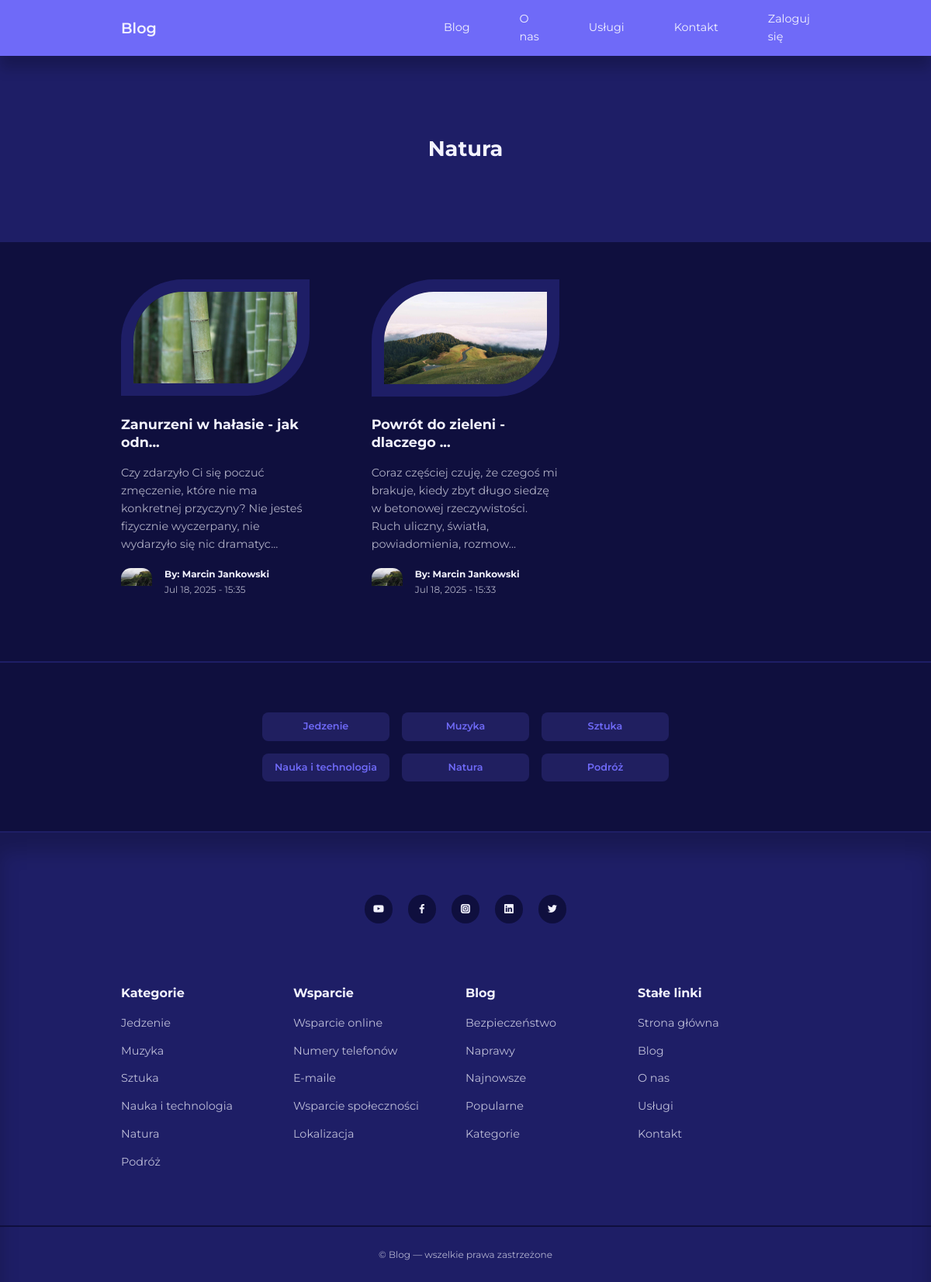
Page /category-posts.php?id=6 on the committed database.
### tables this page shows
CREATE TABLE `categories` (
  `id` int(11) UNSIGNED NOT NULL,
  `title` varchar(50) NOT NULL,
  `description` varchar(255) NOT NULL
);

CREATE TABLE `posts` (
  `id` int(11) UNSIGNED NOT NULL,
  `title` varchar(255) NOT NULL,
  `body` text NOT NULL,
  `thumbnail` varchar(255) NOT NULL,
  `date_time` timestamp NOT NULL DEFAULT current_timestamp(),
  `category_id` int(11) UNSIGNED DEFAULT NULL,
  `author_id` int(11) UNSIGNED NOT NULL,
  `is_featured` tinyint(1) NOT NULL
);

CREATE TABLE `users` (
  `id` int(11) UNSIGNED NOT NULL,
  `firstname` varchar(50) NOT NULL,
  `lastname` varchar(50) NOT NULL,
  `username` varchar(50) NOT NULL,
  `email` varchar(100) NOT NULL,
  `password` varchar(255) NOT NULL,
  `avatar` varchar(255) NOT NULL,
  `is_admin` tinyint(1) NOT NULL
);

### category-posts.php (the view)
<?php
include 'partials/header.php';
if(isset($_GET['id'])) {
    $id = filter_var($_GET['id'], FILTER_SANITIZE_NUMBER_INT);
    $query = "SELECT * FROM posts WHERE category_id=$id ORDER BY date_time DESC";
    $result = mysqli_query($connection, $query);
} else {
    header('location: '.ROOT__URL.'blog.php');
    die();
}
?>
<header class="category__title">
    <?php
        $category_query = "SELECT * FROM categories WHERE id=$id";
        $category_result = mysqli_query($connection, $category_query);
        $category = mysqli_fetch_assoc($category_result);
        echo '<h2>'.$category['title'].'</h2>';
    ?>
</header>
<?php if(mysqli_num_rows($result) > 0): ?>
    <section class="posts">
        <div class="container posts__container">
            <?php while($post = mysqli_fetch_assoc($result)): ?>
                <article class="post">
                    <div class="post__thumbnail">
                        <img src="./images/<?= $post['thumbnail'] ?>">
                    </div>
                    <div class="post__info">
                        <h3 class="post__title"><a href="<?= ROOT__URL ?>post.php?id=<?= $post['id'] ?>"><?= substr($post['title'], 0, 30) ?>...</a></h3>
                        <p class="post__body">
                            <?= substr($post['body'], 0, 150) ?>...
                        </p>
                        <div class="post__author">
                            <?php
                                $author_id = $post['author_id'];
                                $author_query = "SELECT * FROM users WHERE id=$author_id";
                                $author_result = mysqli_query($connection, $author_query);
                                $author = mysqli_fetch_assoc($author_result);
                            ?>
                            <div class="post__author-avatar">
                                <img src="./images/<?= $author['avatar'] ?>">
                            </div>
                            <div class="post__author-info">
                                <h5>By: <?= $author['firstname']." ".$author['lastname'] ?></h5>
                                <small>
                                    <?= date("M d, Y - H:i", strtotime($post['date_time'])) ?>
                                </small>
                            </div>
                        </div>
                    </div>
                </article>
            <?php endwhile ?>
        </div>
    </section>
<?php else: ?>
    <div class="alert__message error lg">
        <p>No post found for that category</p>
    </div>
<?php endif ?>
<section class="category__buttons">
    <div class="container category__buttons-container">
        <?php
            $all_catgegories_query = "SELECT * FROM categories";
            $all_catgegories_result = mysqli_query($connection, $all_catgegories_query);
        ?>
        <?php while($category = mysqli_fetch_assoc($all_catgegories_result)): ?>
            <a href="<?= ROOT__URL ?>category-posts.php?id=<?= $category['id'] ?>" class="category__button"><?= $category['title'] ?></a>
        <?php endwhile ?>
    </div>
</section>
<?php
include 'partials/footer.php';
?>

### partials/header.php (shortened to what this page needs)
<!DOCTYPE html>
<html lang="pl">
<head>
    <link rel="stylesheet" href="<?= ROOT__URL  ?>css/style.css">
    <link rel="stylesheet" href="https://unicons.iconscout.com/release/v4.0.0/css/line.css">
</head>
<body>
    <nav>
        <div class="container nav__container">
            <a href="<?= ROOT__URL  ?>" class="nav__logo">Blog</a>
            <ul class="nav__items">
                <li><a href="<?= ROOT__URL  ?>blog.php">Blog</a></li>
                <li><a href="<?= ROOT__URL  ?>about.php">O nas</a></li>
                <li><a href="<?= ROOT__URL  ?>services.php">Usługi</a></li>
                <li><a href="<?= ROOT__URL  ?>contact.php">Kontakt</a></li>
                <?php if (isset($_SESSION['user-id'])): ?>
                    <li class="nav__profile">
                        <div class="avatar">
                            <img src="<?= ROOT__URL . 'images/' . $avatar['avatar'] ?>">
                        </div>
                        <ul>
                            <li><a href="<?= ROOT__URL  ?>admin/index.php">Panel</a></li>
                            <li><a href="<?= ROOT__URL  ?>logout.php">Wyloguj</a></li>
                        </ul>
                    </li>
                <?php else: ?>
                    <li><a href="<?= ROOT__URL  ?>signin.php">Zaloguj się</a></li>
                <?php endif ?>
            </ul>
        </div>
    </nav>

### partials/footer.php (shortened to what this page needs)
<footer>
    <div class="footer__socials">
        <a href="https://youtube.com" target="_blank"><i class="uil uil-youtube"></i></a>
        <a href="https://facebook.com" target="_blank"><i class="uil uil-facebook-f"></i></a>
        <a href="https://instagram.com" target="_blank"><i class="uil uil-instagram-alt"></i></a>
        <a href="https://linkedin.com" target="_blank"><i class="uil uil-linkedin"></i></a>
        <a href="https://twitter.com" target="_blank"><i class="uil uil-twitter"></i></a>
    </div>
    <div class="container footer__container">
        <article>
            <h4>Kategorie</h4>
            <ul>
                <?php
                $all_catgegories_query = "SELECT * FROM categories";
                $all_catgegories_result = mysqli_query($connection, $all_catgegories_query);
                ?>
                <?php while ($category = mysqli_fetch_assoc($all_catgegories_result)): ?>
                    <li><a href="<?= ROOT__URL ?>category-posts.php?id=<?= $category['id'] ?>"><?= $category['title'] ?></a></li>
                <?php endwhile; ?>
            </ul>
        </article>
        <article>
            <h4>Wsparcie</h4>
            <ul>
                <li><a href="">Wsparcie&nbsp;online</a></li>
                <li><a href="">Numery&nbsp;telefonów</a></li>
                <li><a href="">E-maile</a></li>
                <li><a href="">Wsparcie&nbsp;społeczności</a></li>
                <li><a href="">Lokalizacja</a></li>
            </ul>
        </article>
        <article>
            <h4>Blog</h4>
            <ul>
                <li><a href="">Bezpieczeństwo</a></li>
                <li><a href="">Naprawy</a></li>
                <li><a href="">Najnowsze</a></li>
                <li><a href="">Popularne</a></li>
                <li><a href="">Kategorie</a></li>
            </ul>
        </article>
        <article>
            <h4>Stałe&nbsp;linki</h4>
            <ul>
                <li><a href="<?= ROOT__URL ?>">Strona&nbsp;główna</a></li>
                <li><a href="<?= ROOT__URL ?>blog.php">Blog</a></li>
                <li><a href="<?= ROOT__URL ?>about.php">O&nbsp;nas</a></li>
                <li><a href="<?= ROOT__URL ?>services.php">Usługi</a></li>
                <li><a href="<?= ROOT__URL ?>contact.php">Kontakt</a></li>
            </ul>
        </article>
    </div>
    <div class="footer__copyright">
        <small>&copy; Blog — wszelkie prawa zastrzeżone</small>
    </div>
</footer>
</body>
</html>

### css/style.css (style rules this page uses)
:root { --color-primary: #6f6af8; --color-primary-light: hsl(242, 91%, 69%, 18%); --color-primary-variant: #5854c7; --color-red: #da0f3f; --color-red-light: hsl(346, 87%, 46%, 15%); --color-green: #00c476; --color-green-light: hsl(156, 100%, 38%, 15%); --color-gray-900: #1e1e66; --color-gray-700: #2d2b7c; --color-gray-300: rgba(242, 242, 254, 0.3); --color-gray-200: rgba(242, 242, 254, 0.7); --color-white: #f2f2fe; --color-bg: #0f0f3e; --transition: all 300ms ease; --container-width-lg: 74%; --container-width-md: 88%; --form-width: 40%; --card-border-radius-1: 0.3rem; --card-border-radius-2: 0.5rem; --card-border-radius-3: 0.8rem; --card-border-radius-4: 2rem; --card-border-radius-5: 5rem; }
* { margin: 0; padding: 0; outline: 0; border: 0; appearance: 0; list-style: none; text-decoration: none; box-sizing: border-box; }
body { font-family: 'Montserrat', sans-serif; line-height: 1.6; color: var(--color-gray-200); overflow-x: hidden; background: var(--color-bg); font-size: 0.9rem; }
.container { width: var(--container-width-lg); max-width: 1800px; margin-inline: auto; }
section { margin-top: 3rem; width: 100vw; }
h1, h2, h3, h4, h5 { color: var(--color-white); line-height: 1.3; }
h2 { font-size: 1.7rem; margin: 1rem 0; }
h3 { font-size: 1.1rem; margin: 1rem 0; }
h4 { font-size: 1rem; }
a { color: var(--color-white); transition: var(--transition); }
img { display: block; width: 100%; object-fit: contain; }
nav { background: var(--color-primary); width: 100vw; height: 4.5rem; position: fixed; top: 0; z-index: 10; box-shadow: 0 1rem 1rem rgba(0, 0, 0, 0.2); }
.nav__container { height: 100%; display: flex; align-items: center; justify-content: space-around; }
.nav__logo { font-weight: 600; font-size: 1.2rem; display: flex; width: 50%; justify-content: flex-start; }
.nav__items { display: flex; align-items: center; gap: 4rem; width: 50%; justify-content: flex-end; }
.category__button { background: var(--color-primary-light); color: var(--color-primary); display: inline-block; padding: 0.5rem 1rem; border-radius: var(--card-border-radius-2); font-weight: 600; font-size: 0.8rem; text-align: center; }
.post__thumbnail { border-radius: var(--card-border-radius-5) 0; border: 1rem solid var(--color-gray-900); overflow: hidden; margin-bottom: 1.6rem; }
.post__author { display: flex; gap: 1rem; margin-top: 1.2rem; }
.post__author-avatar { width: 2.5rem; height: 2.5rem; border-radius: var(--card-border-radius-3); overflow: hidden; }
.posts__container { display: grid; grid-template-columns: repeat(3, 1fr); gap: 5rem; margin-bottom: 5rem; }
.category__buttons { padding: 4rem 0; border-top: 2px solid var(--color-gray-900); border-bottom: 2px solid var(--color-gray-900); }
.category__buttons-container { width: fit-content; display: grid; grid-template-columns: repeat(3, 1fr); gap: 1rem; }
footer { background: var(--color-gray-900); padding: 5rem 0 0; box-shadow: inset 0 1.5rem 1.5rem rgba(0, 0, 0, 0.2); }
.footer__socials { margin-inline: auto; width: fit-content; margin-bottom: 5rem; display: flex; justify-content: space-between; align-items: center; gap: 1.2rem; }
.footer__socials a { background-color: var(--color-bg); border-radius: 50%; width: 2.3rem; height: 2.3rem; display: flex; align-items: center; justify-content: center; }
.footer__container { display: grid; grid-template-columns: repeat(4, 1fr); }
footer h4 { columns: var(--color-white); margin-bottom: 0.6rem; }
footer ul li { padding: 0.4rem 0; }
footer ul a { opacity: 0.75; }
.footer__copyright { text-align: center; padding: 1.5rem; border-top: 2px solid var(--color-bg); margin-top: 4rem; }
.category__title { height: 15rem; margin-top: 4.5rem; background: var(--color-gray-900); display: grid; place-items: center; }

### rows in the picture
categories: title "Natura"
posts: thumbnail (picture), title "Zanurzeni w hałasie - jak odn", body "Czy zdarzyło Ci się poczuć zmęczenie, które nie ma konkretnej przyczyny? Nie jesteś fizycznie wyczerpany, nie wydarzyło się nic dramatyc", author.avatar (picture), author.firstname "Marcin", author.lastname "Jankowski", date_time "Jul 18, 2025 - 15:35"
posts: thumbnail (picture), title "Powrót do zieleni - dlaczego", body "Coraz częściej czuję, że czegoś mi brakuje, kiedy zbyt długo siedzę w betonowej rzeczywistości. Ruch uliczny, światła, powiadomienia, rozmow", author.avatar (picture), author.firstname "Marcin", author.lastname "Jankowski", date_time "Jul 18, 2025 - 15:33"
categories: title "Jedzenie"
categories: title "Muzyka"
categories: title "Sztuka"
categories: title "Nauka i technologia"
categories: title "Podróż"
